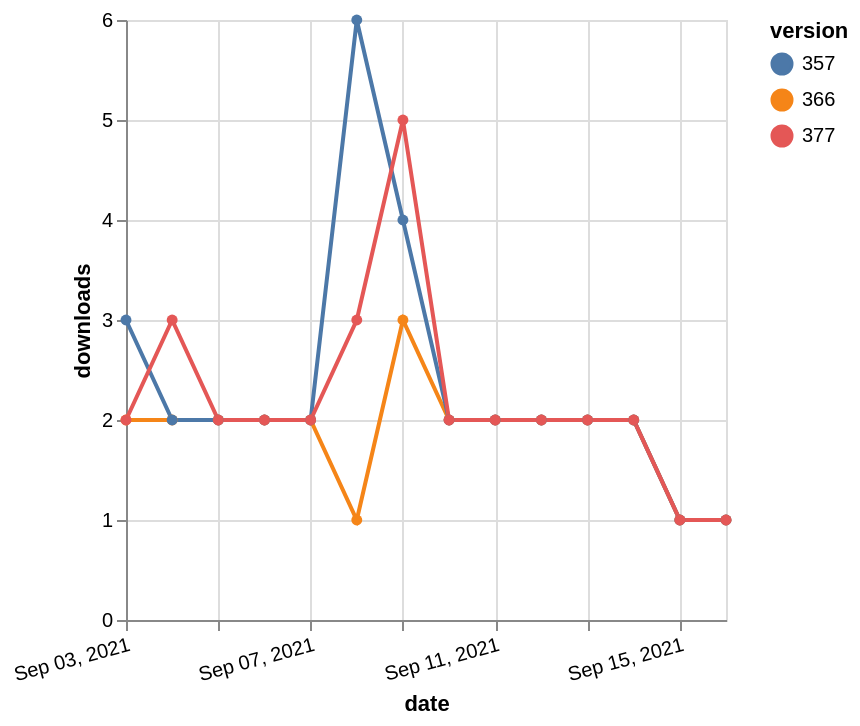

Source (Vega-Lite JSON):
### Vega-Lite specification from a JSON file in a GitHub repository (floating-point values rounded to 4 significant figures)
{"$schema": "https://vega.github.io/schema/vega-lite/v5.json", "description": "A simple bar chart with embedded data.", "data": {"values": [{"date": "2021-09-03", "total": 2213, "delta": 2, "version": "366"}, {"date": "2021-09-04", "total": 2215, "delta": 2, "version": "366"}, {"date": "2021-09-05", "total": 2217, "delta": 2, "version": "366"}, {"date": "2021-09-06", "total": 2219, "delta": 2, "version": "366"}, {"date": "2021-09-07", "total": 2221, "delta": 2, "version": "366"}, {"date": "2021-09-08", "total": 2222, "delta": 1, "version": "366"}, {"date": "2021-09-09", "total": 2225, "delta": 3, "version": "366"}, {"date": "2021-09-10", "total": 2227, "delta": 2, "version": "366"}, {"date": "2021-09-11", "total": 2229, "delta": 2, "version": "366"}, {"date": "2021-09-12", "total": 2231, "delta": 2, "version": "366"}, {"date": "2021-09-13", "total": 2233, "delta": 2, "version": "366"}, {"date": "2021-09-14", "total": 2235, "delta": 2, "version": "366"}, {"date": "2021-09-15", "total": 2236, "delta": 1, "version": "366"}, {"date": "2021-09-16", "total": 2237, "delta": 1, "version": "366"}, {"date": "2021-09-03", "total": 3657, "delta": 3, "version": "357"}, {"date": "2021-09-04", "total": 3659, "delta": 2, "version": "357"}, {"date": "2021-09-05", "total": 3661, "delta": 2, "version": "357"}, {"date": "2021-09-06", "total": 3663, "delta": 2, "version": "357"}, {"date": "2021-09-07", "total": 3665, "delta": 2, "version": "357"}, {"date": "2021-09-08", "total": 3671, "delta": 6, "version": "357"}, {"date": "2021-09-09", "total": 3675, "delta": 4, "version": "357"}, {"date": "2021-09-10", "total": 3677, "delta": 2, "version": "357"}, {"date": "2021-09-11", "total": 3679, "delta": 2, "version": "357"}, {"date": "2021-09-12", "total": 3681, "delta": 2, "version": "357"}, {"date": "2021-09-13", "total": 3683, "delta": 2, "version": "357"}, {"date": "2021-09-14", "total": 3685, "delta": 2, "version": "357"}, {"date": "2021-09-15", "total": 3686, "delta": 1, "version": "357"}, {"date": "2021-09-16", "total": 3687, "delta": 1, "version": "357"}, {"date": "2021-09-03", "total": 2028, "delta": 2, "version": "377"}, {"date": "2021-09-04", "total": 2031, "delta": 3, "version": "377"}, {"date": "2021-09-05", "total": 2033, "delta": 2, "version": "377"}, {"date": "2021-09-06", "total": 2035, "delta": 2, "version": "377"}, {"date": "2021-09-07", "total": 2037, "delta": 2, "version": "377"}, {"date": "2021-09-08", "total": 2040, "delta": 3, "version": "377"}, {"date": "2021-09-09", "total": 2045, "delta": 5, "version": "377"}, {"date": "2021-09-10", "total": 2047, "delta": 2, "version": "377"}, {"date": "2021-09-11", "total": 2049, "delta": 2, "version": "377"}, {"date": "2021-09-12", "total": 2051, "delta": 2, "version": "377"}, {"date": "2021-09-13", "total": 2053, "delta": 2, "version": "377"}, {"date": "2021-09-14", "total": 2055, "delta": 2, "version": "377"}, {"date": "2021-09-15", "total": 2056, "delta": 1, "version": "377"}, {"date": "2021-09-16", "total": 2057, "delta": 1, "version": "377"}]}, "width": "container", "mark": {"type": "line", "point": {"filled": true}}, "encoding": {"x": {"field": "date", "type": "temporal", "timeUnit": "yearmonthdate", "title": "date", "axis": {"labelAngle": -15}}, "y": {"field": "delta", "type": "quantitative", "title": "downloads"}, "color": {"field": "version", "type": "nominal"}, "tooltip": {"field": "delta"}}}
